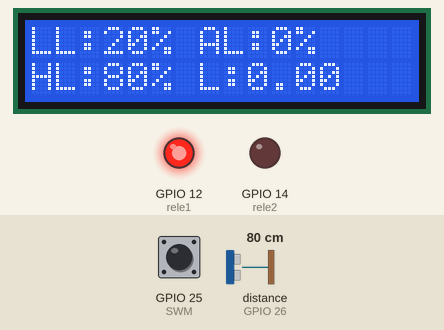
Recording of a program running on a simulated ESP32. On the bench: 16×2 character LCD, output pins drawn as LEDs (lit = HIGH). Wiring (from diagram.json): ultrasonic range finder: trigger GPIO 27; echo GPIO 26. The test bench sets the inputs (shaded band); at power-on: distance to the obstacle (sensor on GPIO 26) 80 cm, GPIO 25 (SWM) HIGH. The echo pulse lasts 58.3 µs per cm; pins used as bus, display or sensor lines are not drawn.

Above: at 1.2 s.
1.3 s: distance to the obstacle (sensor on GPIO 26) set to 11 cm
At 2.3 s:
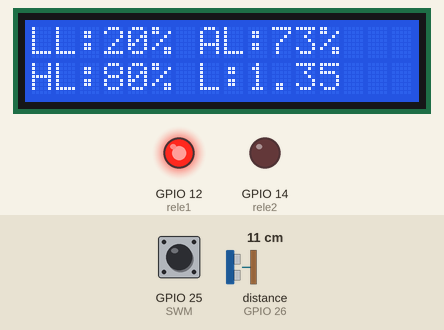
2.8 s: distance to the obstacle (sensor on GPIO 26) set to 8 cm
At 3.6 s:
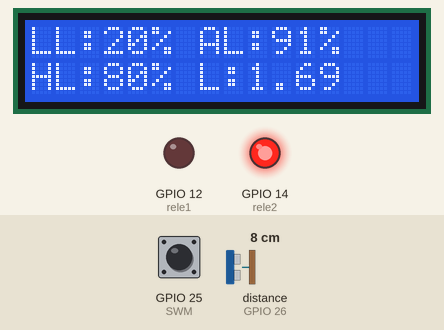
4.3 s: distance to the obstacle (sensor on GPIO 26) set to 18 cm
At 5.4 s:
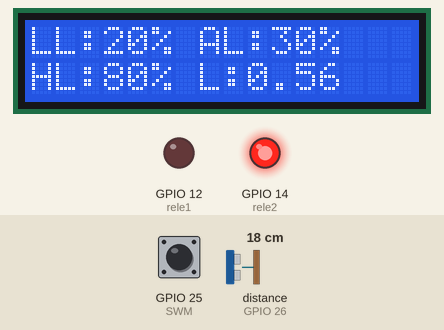
5.8 s: distance to the obstacle (sensor on GPIO 26) set to 22 cm
At 7.0 s:
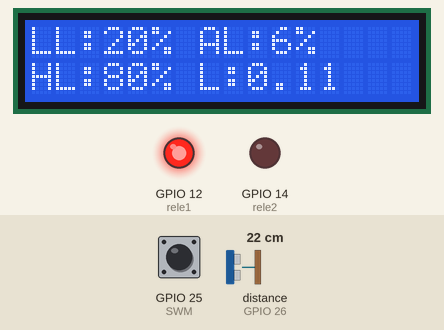
Timing chart, 0 to 8.3 s (numbered marks = the images above; inputs shaded):
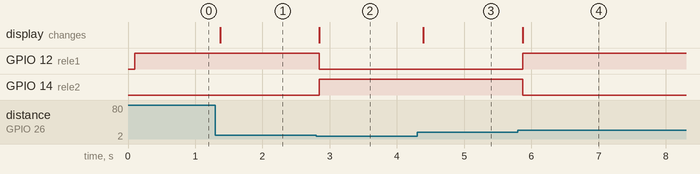

The program:

main.cpp
```cpp
#include <Wire.h>
#include <LiquidCrystal_I2C.h>
LiquidCrystal_I2C lcd(0x27, 16, 2);

int trig = 27;
int echo = 26;
long duracion;
float distancia;

int SW1 = 33;
int SW2 = 32;
int SWM = 25;

int rele1 = 12;
int rele2 = 14;

int LL = 20;
int HL = 80;

int llenando = 1;

float radio = 6.0;

void setup() {
  pinMode(SW1, INPUT_PULLUP);
  pinMode(SW2, INPUT_PULLUP);
  pinMode(SWM, INPUT_PULLUP);

  pinMode(trig, OUTPUT);
  pinMode(echo, INPUT);

  pinMode(rele1, OUTPUT);
  pinMode(rele2, OUTPUT);

  lcd.init();
  lcd.backlight();
  lcd.clear();
  Serial.begin(9600);
}

void loop() {
  //LÓGICA DE BOTONES
  if (digitalRead(SWM) == LOW) {

    if (digitalRead(SW1) == LOW) {
      HL = HL + 1;
      if (HL > 100) {
        HL = LL + 1;
      }
      delay(150);
    }

    if (digitalRead(SW2) == LOW) {
      LL = LL + 1;
      if (LL >= HL) {
        LL = 0;
      }
      delay(150);
    }
  }

//LECTURA DEL SENSOR ULTRASÓNICO
  digitalWrite(trig, 0);
  delayMicroseconds(2);
  digitalWrite(trig, 1);
  delayMicroseconds(10);
  digitalWrite(trig, 0);

  duracion = pulseIn(echo, 1);
  distancia = duracion / 58.2;

  if (distancia > 23.0) {
    distancia = 23.0;
  }
  if (distancia < 6.5) {
    distancia = 6.5;
  }

//CÁLCULOS
  float nivel_cm = 23.0 - distancia;
  float AL = (nivel_cm / 16.5) * 100.0;

  float volumen_cm3 = 3.14159 * (radio * radio) * nivel_cm;
  float litros = volumen_cm3 / 1000.0;

//PANTALLA LCD
  lcd.setCursor(0, 0);
  lcd.print("LL:");
  lcd.print(LL);
  lcd.print("% AL:");
  lcd.print(AL, 0);
  lcd.print("%   ");

  lcd.setCursor(0, 1);
  lcd.print("HL:");
  lcd.print(HL);
  lcd.print("% L:");
  lcd.print(litros, 2);
  lcd.print("   ");

//CONTROL DE LOS RELES

  if (AL <= LL) {
    llenando = 1;
  }
  else
  if (AL >= HL) {
    llenando = 0;
  }

  if (llenando == 1) {
    digitalWrite(rele1, HIGH);
    digitalWrite(rele2, LOW);
  }
  else {
    digitalWrite(rele1, LOW);
    digitalWrite(rele2, HIGH);
  }

  delay(50);
}
```

Measured:
- the behaviour switches between 10 and 9 cm on distance to the obstacle (sensor on GPIO 26) (found by bisection; images 1 and 2)
- the behaviour switches between 19 and 20 cm on distance to the obstacle (sensor on GPIO 26) (found by bisection; images 3 and 4)
- after the input at 1.3 s, the display: changes after 0.07 s (image 1)
- after the input at 2.8 s, GPIO 12 (rele1): HIGH → LOW at once; GPIO 14 (rele2): LOW → HIGH at once; the display: changes at once (image 2)
- after the input at 4.3 s, the display: changes after 0.09 s (image 3)
- after the input at 5.8 s, GPIO 12 (rele1): LOW → HIGH after 0.07 s; GPIO 14 (rele2): HIGH → LOW after 0.07 s; the display: changes after 0.07 s (image 4)
